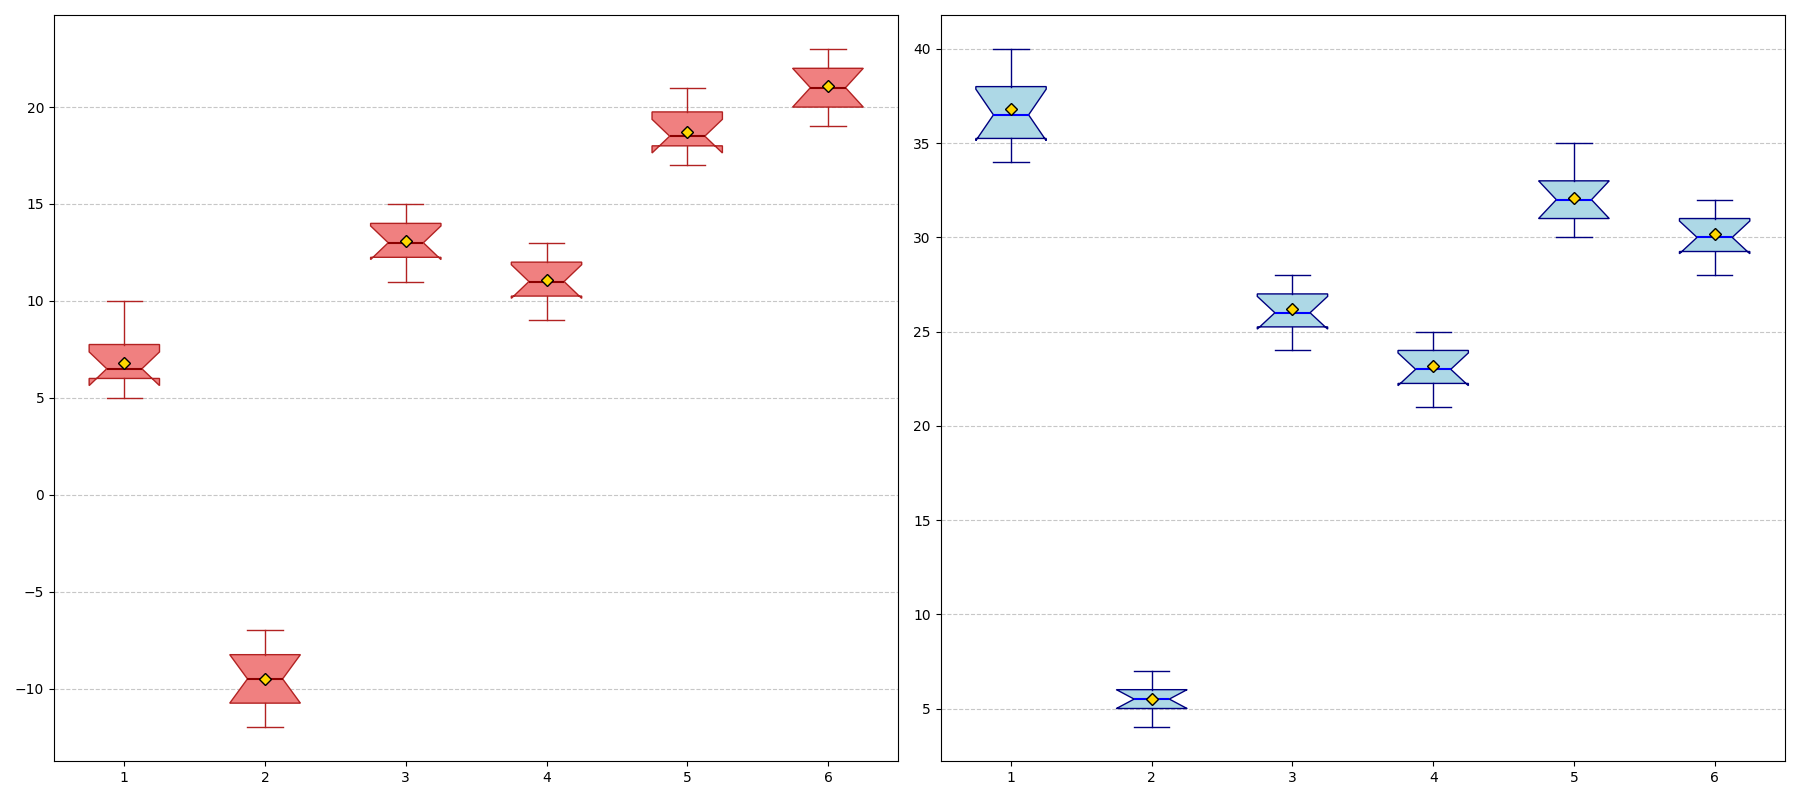

Reproduce this figure in Python.
import matplotlib.pyplot as plt
import numpy as np

summer_temperatures = [
    [35, 36, 38, 40, 39, 34, 37, 35, 38, 36],
    [5, 6, 7, 4, 6, 5, 4, 7, 6, 5],
    [25, 26, 24, 27, 28, 26, 25, 27, 28, 26],
    [22, 23, 25, 24, 23, 22, 21, 24, 25, 23],
    [30, 32, 33, 31, 35, 34, 33, 32, 31, 30],
    [28, 29, 30, 32, 31, 30, 29, 31, 32, 30]
]

winter_temperatures = [
    [5, 6, 8, 10, 7, 6, 5, 6, 7, 8],
    [-10, -8, -9, -11, -7, -12, -10, -9, -8, -11],
    [12, 14, 13, 15, 11, 13, 14, 12, 13, 14],
    [10, 11, 13, 12, 9, 11, 10, 12, 12, 11],
    [17, 18, 20, 21, 19, 18, 17, 18, 19, 20],
    [20, 21, 23, 22, 20, 19, 20, 21, 22, 23]
]

fig, axes = plt.subplots(nrows=1, ncols=2, figsize=(18, 8))

ax1 = axes[0]
bp1 = ax1.boxplot(winter_temperatures, vert=True, patch_artist=True, showmeans=True, notch=True,
                  boxprops=dict(facecolor="lightcoral", color="firebrick"),
                  medianprops=dict(color="darkred", linewidth=1.5),
                  meanprops=dict(marker='D', markeredgecolor='black', markerfacecolor='gold'),
                  whiskerprops=dict(color="firebrick"), capprops=dict(color="firebrick"))

ax1.yaxis.grid(True, linestyle='--', alpha=0.7)

ax2 = axes[1]
bp2 = ax2.boxplot(summer_temperatures, vert=True, patch_artist=True, showmeans=True, notch=True,
                  boxprops=dict(facecolor="lightblue", color="navy"),
                  medianprops=dict(color="blue", linewidth=1.5),
                  meanprops=dict(marker='D', markeredgecolor='black', markerfacecolor='gold'),
                  whiskerprops=dict(color="navy"), capprops=dict(color="navy"))

ax2.yaxis.grid(True, linestyle='--', alpha=0.7)

plt.tight_layout()

plt.show()
